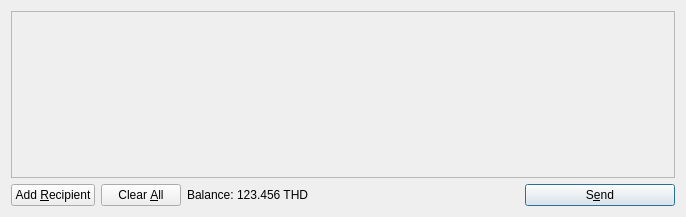
<?xml version="1.0" encoding="UTF-8"?>
<ui version="4.0">
 <class>SendCoinsDialog</class>
 <widget class="QDialog" name="SendCoinsDialog">
  <property name="geometry">
   <rect>
    <x>0</x>
    <y>0</y>
    <width>686</width>
    <height>217</height>
   </rect>
  </property>
  <property name="windowTitle">
   <string>Send Coins</string>
  </property>
  <layout class="QVBoxLayout" name="verticalLayout">
   <item>
    <widget class="QScrollArea" name="scrollArea">
     <property name="widgetResizable">
      <bool>true</bool>
     </property>
     <widget class="QWidget" name="scrollAreaWidgetContents">
      <property name="geometry">
       <rect>
        <x>0</x>
        <y>0</y>
        <width>666</width>
        <height>165</height>
       </rect>
      </property>
      <layout class="QVBoxLayout" name="verticalLayout_2">
       <property name="margin">
        <number>0</number>
       </property>
       <item>
        <layout class="QVBoxLayout" name="entries">
         <property name="spacing">
          <number>6</number>
         </property>
        </layout>
       </item>
       <item>
        <spacer name="verticalSpacer">
         <property name="orientation">
          <enum>Qt::Vertical</enum>
         </property>
         <property name="sizeHint" stdset="0">
          <size>
           <width>20</width>
           <height>40</height>
          </size>
         </property>
        </spacer>
       </item>
      </layout>
     </widget>
    </widget>
   </item>
   <item>
    <layout class="QHBoxLayout" name="horizontalLayout">
     <item>
      <widget class="QPushButton" name="addButton">
       <property name="toolTip">
        <string>Send to multiple recipients at once</string>
       </property>
       <property name="text">
        <string>Add &amp;Recipient</string>
       </property>
       <property name="icon">
        <iconset resource="../bitcoin.qrc">
         <normaloff>:/icons/add</normaloff>:/icons/add</iconset>
       </property>
       <property name="autoDefault">
        <bool>false</bool>
       </property>
      </widget>
     </item>
     <item>
      <widget class="QPushButton" name="clearButton">
       <property name="sizePolicy">
        <sizepolicy hsizetype="Minimum" vsizetype="Fixed">
         <horstretch>0</horstretch>
         <verstretch>0</verstretch>
        </sizepolicy>
       </property>
       <property name="toolTip">
        <string>Remove all transaction fields</string>
       </property>
       <property name="text">
        <string>Clear &amp;All</string>
       </property>
       <property name="icon">
        <iconset resource="../bitcoin.qrc">
         <normaloff>:/icons/remove</normaloff>:/icons/remove</iconset>
       </property>
       <property name="autoRepeatDelay">
        <number>300</number>
       </property>
       <property name="autoDefault">
        <bool>false</bool>
       </property>
      </widget>
     </item>
     <item>
      <layout class="QHBoxLayout" name="horizontalLayout_2">
       <property name="spacing">
        <number>3</number>
       </property>
       <item>
        <widget class="QLabel" name="label">
         <property name="text">
          <string>Balance:</string>
         </property>
        </widget>
       </item>
       <item>
        <widget class="QLabel" name="labelBalance">
         <property name="cursor">
          <cursorShape>IBeamCursor</cursorShape>
         </property>
         <property name="text">
          <string>123.456 THD</string>
         </property>
         <property name="textInteractionFlags">
          <set>Qt::LinksAccessibleByMouse|Qt::TextSelectableByKeyboard|Qt::TextSelectableByMouse</set>
         </property>
        </widget>
       </item>
      </layout>
     </item>
     <item>
      <spacer name="horizontalSpacer">
       <property name="orientation">
        <enum>Qt::Horizontal</enum>
       </property>
       <property name="sizeHint" stdset="0">
        <size>
         <width>40</width>
         <height>20</height>
        </size>
       </property>
      </spacer>
     </item>
     <item>
      <widget class="QPushButton" name="sendButton">
       <property name="minimumSize">
        <size>
         <width>150</width>
         <height>0</height>
        </size>
       </property>
       <property name="toolTip">
        <string>Confirm the send action</string>
       </property>
       <property name="text">
        <string>S&amp;end</string>
       </property>
       <property name="icon">
        <iconset resource="../bitcoin.qrc">
         <normaloff>:/icons/send</normaloff>:/icons/send</iconset>
       </property>
       <property name="default">
        <bool>true</bool>
       </property>
      </widget>
     </item>
    </layout>
   </item>
  </layout>
 </widget>
 <resources>
  <include location="../bitcoin.qrc"/>
 </resources>
 <connections/>
</ui>
